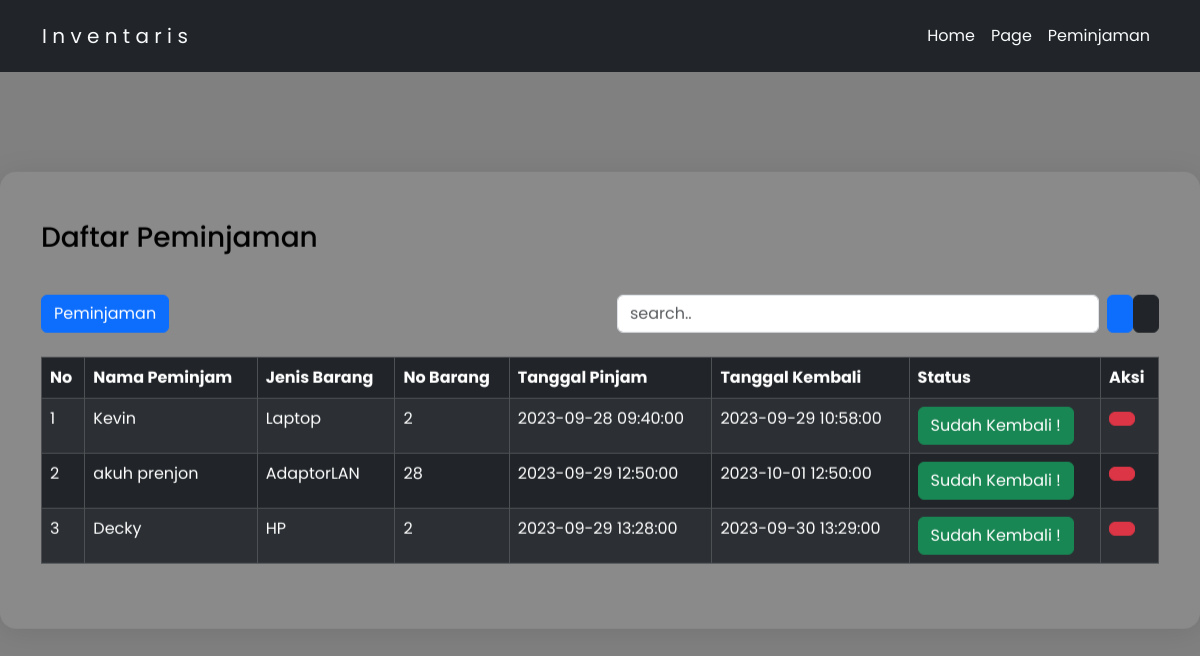
Screenshot of /public/barang/index with the database file from the repository.
### tables this page shows
CREATE TABLE `tb_inventaris1` (
  `id` int(11) NOT NULL,
  `nama_peminjam` varchar(225) NOT NULL,
  `jenis_barang` enum('Laptop','HP','AdaptorLAN') NOT NULL,
  `no_barang` int(5) NOT NULL,
  `tgl_pinjam` datetime NOT NULL,
  `tgl_kembali` datetime NOT NULL,
  `status` enum('Sudah Kembali','Belum Kembali') NOT NULL DEFAULT 'Belum Kembali'
);

### app/core/Controller.php (called while the page is built, shortened)
<?php
class Controller
{
     public function view($view, $data = [])
     {
          require_once '../app/views/' . $view . '.php';
     }
     public function model($model)
     {
          return new $model;
     }
}

### app/controllers/Barang.php (called while the page is built, shortened)
<?php
class Barang extends Controller
{
     public function index()
     {
          $data['page'] = 'Daftar Barang';
          $data['barang'] = $this->model('BarangModel')->getAllBarang();
          $this->view('templates/header', $data);
          $this->view('barang/index', $data);
          $this->view('templates/footer');
     }
}

### app/core/App.php (called while the page is built, shortened)
<?php
class App
{
     public function parseURL()
     {
          if (isset($_GET['url'])) {
               $url = rtrim($_GET['url'], '/');
               $url = explode('/', $url);
               return $url;
          }
     }
     protected $controller = 'home';
     protected $method = 'index';
     protected $params = [];
     public function __construct()
     {
          $url = $this->parseURL();
          if (is_array($url)) {
               if (file_exists('../app/controllers/' . $url[0] . '.php')) {
                    $this->controller = $url[0];
                    unset($url[0]);
               }
               $this->controller = new $this->controller;
               if (isset($url[1])) {
                    if (method_exists($this->controller, $url[1])) {
                         $this->method = $url[1];
                    }
               }
          } else {
               require_once '../app/controllers/' . $this->controller . '.php';
               $this->controller = new $this->controller;
          }
          call_user_func_array([$this->controller, $this->method], $this->params);
     }
}

### app/init.php (called while the page is built, shortened)
<?php
require_once 'core/App.php';
require_once 'core/Controller.php';
require_once 'core/Database.php';
$app = new App();

### public/index.php (called while the page is built)
<?php
require_once '../app/init.php';

### app/core/Database.php (called while the page is built, shortened)
<?php
class Database
{
     private $host = DB_HOST;
     private $user = DB_USER;
     private $pass = DB_PASS;
     private $db_name = DB_NAME;
     private $dbh;
     private $stmt;
     public function __construct()
     {
          $dsn = 'mysql:host=' . $this->host . ';dbname=' . $this->db_name;
          $option = [
               PDO::ATTR_PERSISTENT => true,
               PDO::ATTR_ERRMODE => PDO::ERRMODE_EXCEPTION
          ];
          try {
               $this->dbh = new PDO($dsn, $this->user, $this->pass, $option);
          } catch (PDOException $e) {
               die($e->getMessage());
          }
     }
     public function query($query)
     {
          $this->stmt = $this->dbh->prepare($query);
     }
     public function execute()
     {
          $this->stmt->execute();
     }
     public function resultSet()
     {
          $this->execute();
          return $this->stmt->fetchAll(PDO::FETCH_ASSOC);
     }
}

### app/models/BarangModel.php (called while the page is built, shortened)
<?php
class BarangModel
{
     private $table = 'tb_inventaris1';
     private $db;
     public function __construct()
     {
          $this->db = new Database;
     }
     public function getAllBarang()
     {
          $this->db->query('SELECT * FROM ' . $this->table);
          return $this->db->resultSet();
     }
}

### app/views/barang/index.php (the view, shortened to what this page needs)
<div class="position-absolute top-50 start-50 translate-middle">
     <div class="cb1 card" style="width: 80rem;">
          <div class="card-body">
               <h3 class="mb-3">Daftar Peminjaman</h3>
               <br>
               <div class="d-flex justify-content-between">
                    <a href="<?= BASE_URL; ?>/barang/tambah" class="btn btn-primary"><i class="ri-add-box-line"></i>
                         Peminjaman</i></a>
                    <div class="d-flex ">
                         <form action="<?= BASE_URL; ?>/barang/cari" method="post" class="d-flex" role="search">
                              <input class="form-control me-2" type="text" name="search" size="30" aria-label="Search" autofocus placeholder="search.." autocomplete="off">
                              <button class="btn btn-primary" type="submit" name="cari"><i class="ri-search-line"></i></button>
                              <a href="<?= BASE_URL ?>/barang/index/" class="btn btn-dark"><i class="ri-refresh-line"></i></a>
                         </form>
                    </div>
               </div>
               <br>
               <table class="table table-dark table-striped table-bordered">
                    <thead>
                         <tr>
                              <th scope="col">No</th>
                              <th scope="col">Nama Peminjam</th>
                              <th scope="col">Jenis Barang</th>
                              <th scope="col">No Barang</th>
                              <th scope="col">Tanggal Pinjam</th>
                              <th scope="col">Tanggal Kembali</th>
                              <th scope="col">Status</th>
                              <th scope="col">Aksi</th>
                         </tr>
                    </thead>
                    <tbody>
                         <?php $no = 1; ?>
                         <?php foreach ($data['barang'] as $row) : ?>
                              <tr>
                                   <td><?= $no ?></td>
                                   <td><?= $row['nama_peminjam'] ?></td>
                                   <td><?= $row['jenis_barang'] ?></td>
                                   <td><?= $row['no_barang'] ?></td>
                                   <td><?= $row['tgl_pinjam'] ?></td>
                                   <td><?= $row['tgl_kembali'] ?></td>
                                   <td>
                                        <?php
                                        $tgl_kembali = date('Y-m-d H:i:s', strtotime($row['tgl_pinjam'] . ' +2 days'));
                                        $tgl_sekarang = date('Y-m-d H:i:s');
                                        if ($tgl_sekarang > $tgl_kembali) {
                                             echo "<div class='btn btn-success text-white'>Sudah Kembali !</div>";
                                        } else {
                                             echo "<div class='btn btn-danger text-white'>Belum Kembali !</div>";
                                        }
                                        ?>
                                   </td>
                                   <td>
                                        <a href="<?= BASE_URL ?>/barang/hapus/<?= $row['id'] ?>" class="btn btn-danger" onclick="return confirm('Yakin hapus data?')"><i class='ri-delete-bin-line'></i></a>
                                   </td>
                              </tr>
                         <?php $no++;
                         endforeach; ?>
                    </tbody>
               </table>
          </div>
     </div>
</div>

### app/views/templates/header.php (shortened to what this page needs)
<!DOCTYPE html>
<html lang="en">
<head>
     <link href="https://cdn.jsdelivr.net/npm/bootstrap@5.3.2/dist/css/bootstrap.min.css" rel="stylesheet">
     <link href="https://cdn.jsdelivr.net/npm/remixicon@3.5.0/fonts/remixicon.css" rel="stylesheet">
     <link rel="stylesheet" href="<?= BASE_URL ?>/css/style.css">
</head>
<body>
     <nav class="navbar navbar-expand-lg bg-dark mb-5 p-3">
          <div class="container">
               <a class="navbar-brand font-weight-bold text-light" href="<?= BASE_URL ?>/home/index">I n v e n t a r i s
               </a>
               <div class="collapse navbar-collapse" id="navbarNav">
                    <ul class="navbar-nav ms-auto">
                         <li class="nav-item">
                              <a class="nav-link active text-light" aria-current="page" href="<?= BASE_URL ?>/home/index"> Home</a>
                         </li>
                         <li class="nav-item">
                              <a class="nav-link text-light" href="<?= BASE_URL ?>/home/page"> Page</a>
                         </li>
                         <li class="nav-item">
                              <a class="nav-link text-light" href="<?= BASE_URL ?>/barang/index">Peminjaman</a>
                         </li>
                    </ul>
               </div>
          </div>
     </nav>

### app/views/templates/footer.php (shortened to what this page needs)
</body>
</html>

### public/css/style.css (style rules this page uses)
* { margin: 0; padding: 0; box-sizing: border-box; }
body { font-family: 'Patrick Hand SC', cursive; }

### app/views/templates/header.php (style rules this page uses)
body { font-family: "Poppins", sans-serif; background-color: grey; }

### app/views/barang/index.php (style rules this page uses)
.card { width: 90%; max-width: 1200px; padding: 2rem 1.5rem; border-radius: 1rem; border: 1px solid transparent; background: rgba(255, 255, 255, 0.26); border-radius: 16px; box-shadow: 0 4px 30px rgba(0, 0, 0, 0.1); backdrop-filter: blur(10.2px); -webkit-backdrop-filter: blur(10.2px); }
h3 { color: black; }
.cb1 { background-color: rgba(225, 225, 225, 0.1); }

### rows the page displays
tb_inventaris1: nama_peminjam "Kevin", jenis_barang "Laptop", no_barang "2", tgl_pinjam "2023-09-28 09:40:00", tgl_kembali "2023-09-29 10:58:00", shows "Sudah Kembali !"
tb_inventaris1: nama_peminjam "akuh prenjon", jenis_barang "AdaptorLAN", no_barang "28", tgl_pinjam "2023-09-29 12:50:00", tgl_kembali "2023-10-01 12:50:00", shows "Sudah Kembali !"
tb_inventaris1: nama_peminjam "Decky", jenis_barang "HP", no_barang "2", tgl_pinjam "2023-09-29 13:28:00", tgl_kembali "2023-09-30 13:29:00", shows "Sudah Kembali !"
